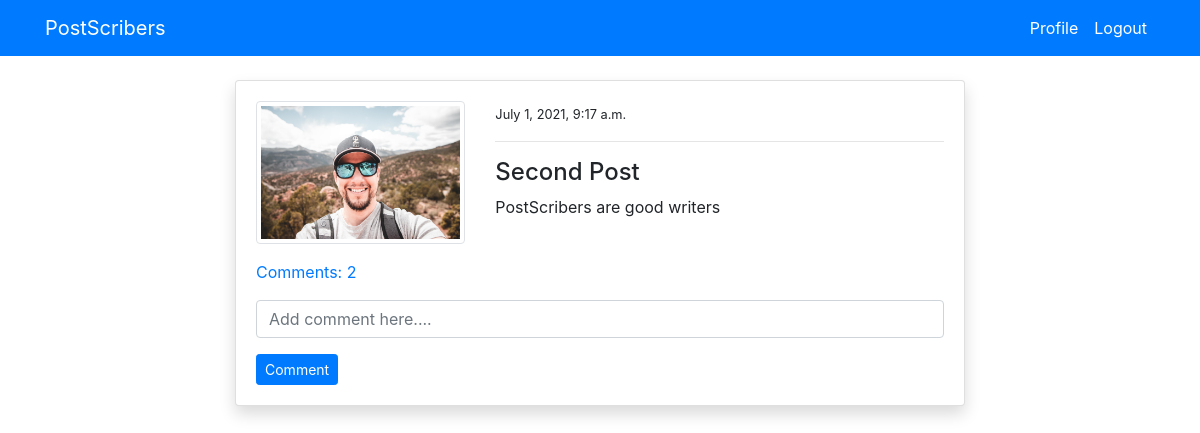
Page /post_detail/2/ (signed in) on the committed database.
### blog/models.py (models this page shows, shortened)
class PostModel(models.Model):
    title = models.CharField(max_length=100)
    content = models.TextField()
    author = models.ForeignKey(User, on_delete=models.CASCADE)
    date_created = models.DateTimeField(auto_now_add=True)
    class Meta:
        ordering = ('-date_created',)
    def comment_count(self):
        return self.comment_set.all().count()
    def comments(self):
        return self.comment_set.all()

### users/models.py (models this page shows, shortened)
class ProfileModel(models.Model):
    user = models.OneToOneField(User, on_delete=models.CASCADE)
    image = models.ImageField(default='default.jpg', upload_to='profile', validators=[
                              FileExtensionValidator(['png', 'jpg'])])

### blog/views.py (the view)
# urls.py: path('post_detail/<int:pk>/', views.post_detail, name='blog-post-detail'),
@login_required
def post_detail(request, pk):
    post = PostModel.objects.get(id=pk)
    if request.method == 'POST':
        c_form = CommentForm(request.POST)
        if c_form.is_valid():
            instance = c_form.save(commit=False)
            instance.user = request.user
            instance.post = post
            instance.save()
            return redirect('blog-post-detail', pk=post.id)
    else:
        c_form = CommentForm()
    context = {
        'post': post,
        'c_form': c_form,
    }
    return render(request, 'blog/post_detail.html', context)

### blog/forms.py
class CommentForm(forms.ModelForm):
    content = forms.CharField(
        label='', widget=forms.TextInput(attrs={'placeholder': 'Add comment here....'}))
    class Meta:
        model = Comment
        fields = ('content',)

### templates/blog/post_detail.html (shortened to what this page needs)
{% extends 'partials/base.html' %}
{% load crispy_forms_tags %}
{% block content %}
<div class="container">
    <div class="row mt-5 pt-3">
        <div class="col-md-8 offset-md-2">
            <div class="card my-3 shadow">
                <div class="card-body">
                    <div class="row">
                        <div class="col-md-4">
                            <img class="img-thumbnail" src="{{ post.author.profilemodel.image.url }}" alt="profile-img">
                        </div>
                        <div class="col-md-8">
                            <small>{{ post.date_created }}</small>
                            <hr>
                            <h4>{{ post.title }}</h4>
                            <p>
                                {{ post.content }}
                            </p>
                        </div>
                    </div>
                    <p class="mt-3">
                        <a class="" data-toggle="collapse" href="#collapseExample" role="button" aria-expanded="false"
                            aria-controls="collapseExample">
                            Comments: {{ post.comment_count }}
                        </a>
                    </p>
                    <form method="POST">
                        {{ c_form|crispy }}
                        <input class="btn btn-primary btn-sm" type="submit" value="Comment">
                    </form>
                </div>
            </div>
        </div>
    </div>
</div>
{% endblock %}

### rows in the picture
PostModel: author.profilemodel.image (picture), date_created "July 1, 2021, 9:17 a.m.", title "Second Post", content "PostScribers are good writers", comment_count "2"
